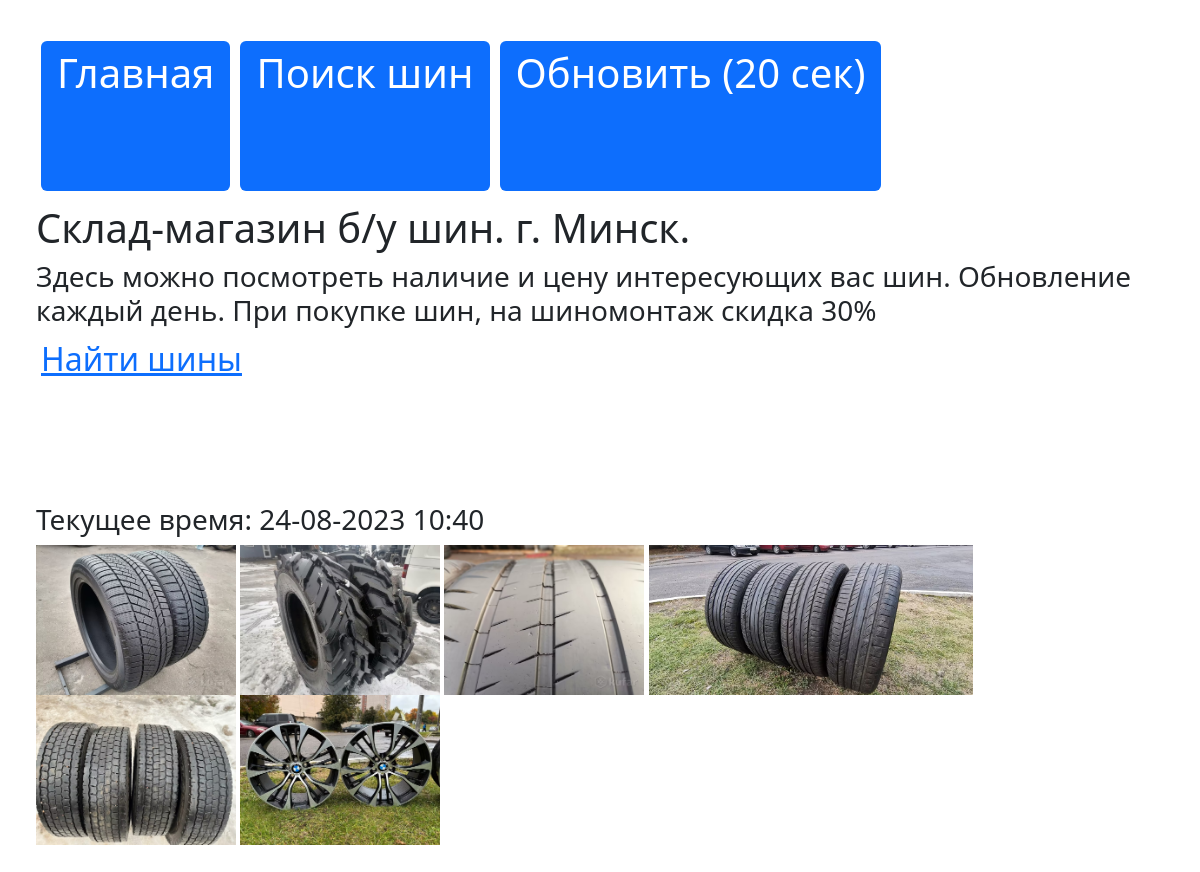
The app's page /cards/, older data.
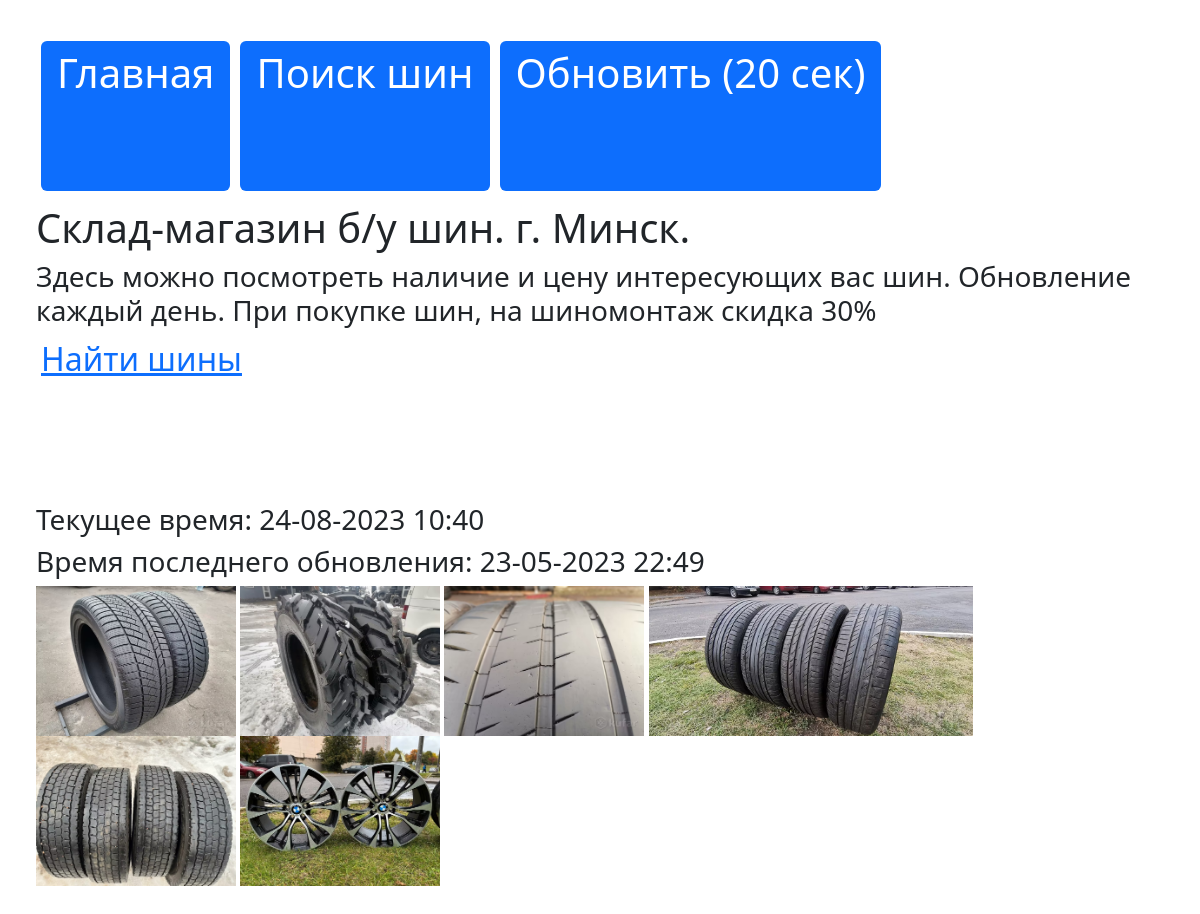
The same page, newer data.
### cards/models.py (models this page shows)
class Times(models.Model):
    time1 = models.TextField(blank=True)

### cards/views.py (the view)
# urls.py: path('', main_page, name="main page"),
def main_page(request):
    now = datetime.now()
    a = now.strftime('%d-%m-%Y %H:%M')
    tims = Times.objects.all()
    return render(request, 'cards/index.html', {"a": a, "tims": tims})

### cards/templates/cards/index.html (shortened to what this page needs)
{% extends 'cards/base.html' %}
{% block content %}
<h1>Склад-магазин б/у шин.    г. Минск.</h1>
<H3>Здесь можно посмотреть наличие и цену интересующих вас шин. Обновление каждый день.
    При покупке шин, на шиномонтаж скидка 30%</H3>
<h2>
    <a href="{% url 'search' %}" type="submit">Найти шины</a>
</h2>
{% if a %}
<h3>Текущее время: {{ a }}</h3>
{% endif %}
{% if tims %}
    {% for i in tims %}
<h3>Время последнего обновления: {{ i.time1 }}</h3>
    {% endfor %}
{% endif %}
<img src="/media/1046506409.jpg" height="150px">
<img src="/media/5588884675.jpg" height="150px">
<img src="/media/5027452130.jpg" height="150px">
<img src="/media/5569102827.jpg" height="150px">
<img src="/media/4973868502_1.jpg" height="150px">
<img src="/media/6419246244.jpg" height="150px">
{% endblock %}

Row changes from the older to the newer data that the page shows:
added Times: time1 "23-05-2023 22:49"
